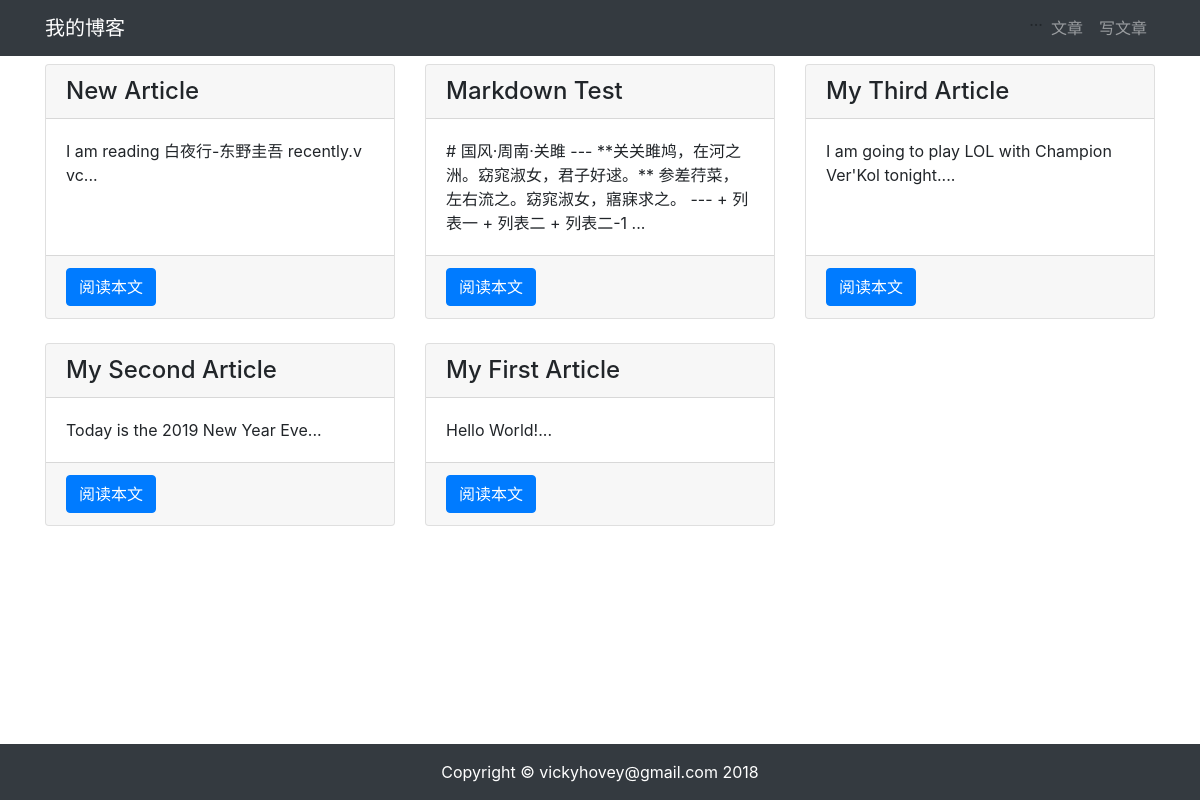
Page /article/article-list/ on the committed database.
### article/models.py (models this page shows, shortened)
class ArticlePost(models.Model):
    author = models.ForeignKey(User, on_delete=models.CASCADE)
    title = models.CharField(max_length=100)
    body = models.TextField()
    created = models.DateTimeField(default=timezone.now)
    updated = models.DateTimeField(auto_now=True)# Create your models here.
    class Meta:
        ordering = ('-created',)

### article/views.py (the view)
# urls.py: path('article-list/', views.article_list, name='article_list'),
def article_list(request):
    articles = ArticlePost.objects.all()
    context = { 'articles': articles }
    return render(request, 'article/list.html', context)

### article/templates/article/list.html (shortened to what this page needs)
{% extends "base.html" %}
{% load staticfiles %}
{% block content %}
<div class="container">
    <div class="row mt-2">
        {% for article in articles %}
        <div class="col-4 mb-4">
            <div class="card h-100">
                <h4 class="card-header">{{ article.title }}</h4>
                <div class="card-body">
                    <p class="card-text">{{ article.body|slice:'100' }}...</p>
                </div>
                <div class="card-footer">
                    <a href="{% url 'article:article_detail' article.id %}" class="btn btn-primary">阅读本文</a>
                </div>
            </div>
        </div>
        {% endfor %}
    </div>
</div>
{% endblock content %}

### rows in the picture
ArticlePost: title "New Article", body "I am reading 白夜行-东野圭吾 recently.v vc"
ArticlePost: title "Markdown Test", body "# 国风·周南·关雎 --- **关关雎鸠，在河之洲。窈窕淑女，君子好逑。** 参差荇菜，左右流之。窈窕淑女，寤寐求之。 --- + 列表一 + 列表二 + 列表二-1"
ArticlePost: title "My Third Article", body "I am going to play LOL with Champion Ver'Kol tonight."
ArticlePost: title "My Second Article", body "Today is the 2019 New Year Eve"
ArticlePost: title "My First Article", body "Hello World!"
